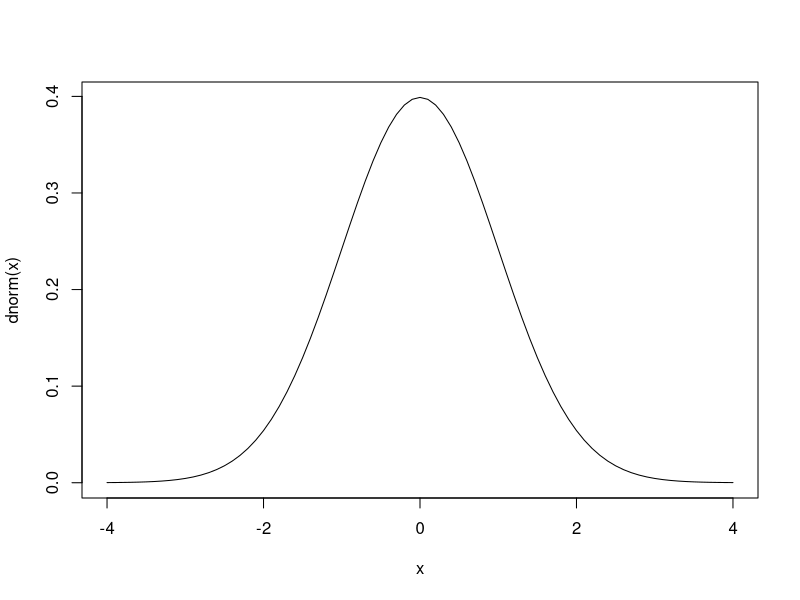
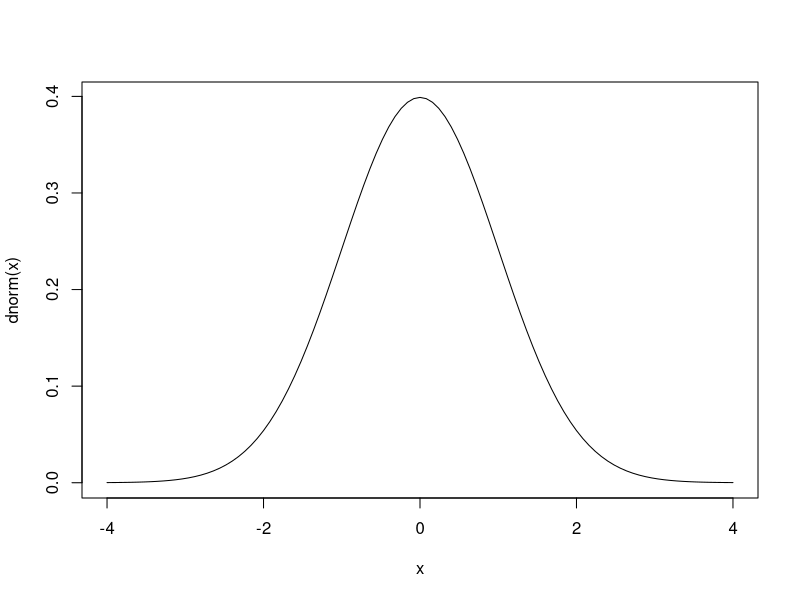
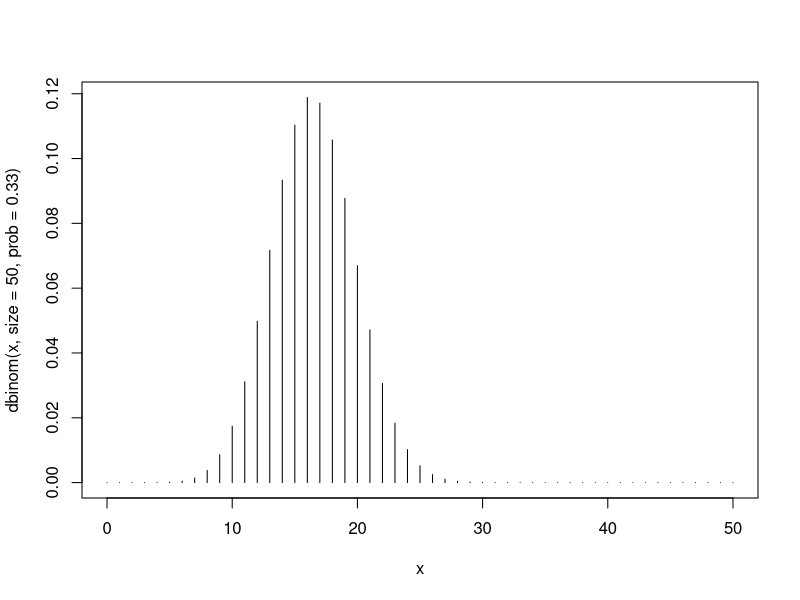
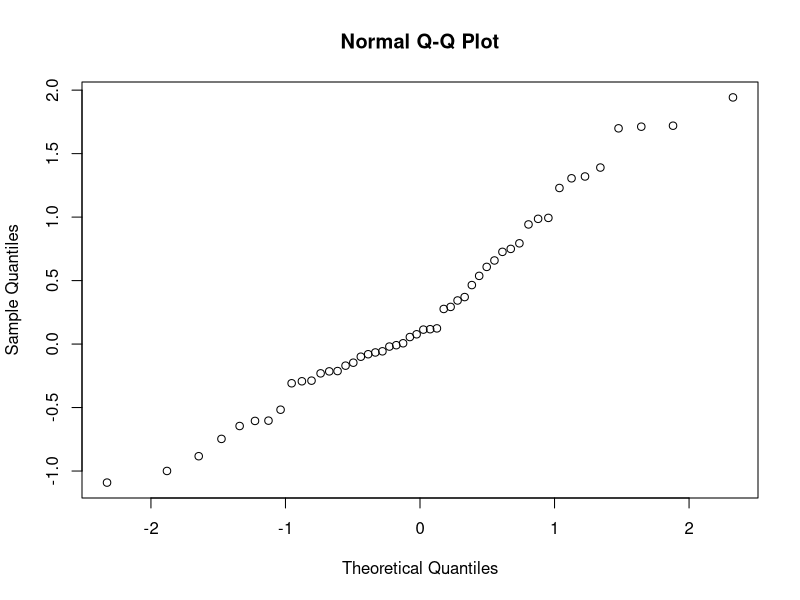

R code for these plots, in order:
## ---- chunk 1
knitr::opts_chunk$set(message=FALSE, echo = TRUE, tidy.opts=list(width.cutoff=60)) 
## ---- chunk 2
sample(1:40,5)
## ---- chunk 3
sample(c("H","T"), 10, replace=T)
## ---- chunk 4
sample(c("succ", "fail"), 10, replace=T, prob=c(0.9, 0.1))
## ---- chunk 5
1/prod(40:36)
## ---- chunk 6
prod(5:1)/prod(40:36)
## ---- chunk 7
choose(40,5)
## ---- chunk 8
x<- seq(-4,4,0.1)
plot(x,dnorm(x),type="l")
## ---- chunk 9
curve(dnorm(x), from=-4, to=4)
## ---- chunk 10
x <- 0:50
plot(x,dbinom(x,size=50,prob=.33),type="h")
## ---- chunk 11
1-pnorm(160,mean=132,sd=13)
## ---- chunk 12
pbinom(16,size=20,prob=.5)
## ---- chunk 13
1-pbinom(15,size=20,prob=.5)
## ---- chunk 14
rnorm(10)
## ---- chunk 15
rnorm(10)
## ---- chunk 16
rnorm(10,mean=7,sd=5)
## ---- chunk 17
rbinom(10,size=20,prob=.5)
## ---- chunk 18
iris[sample(nrow(iris), 2),]
## ---- chunk 19
iris[sample(nrow(iris), 5),]
## ---- chunk 20
xbar <- 83
sigma <- 12
n <- 5
sem <- sigma/sqrt(n)
sem
xbar + sem * qnorm(0.025)
xbar + sem * qnorm(0.975)
## ---- chunk 21
x <- rnorm(50)
## ---- chunk 22
qqnorm(x)
